Frame 1 (no input): blank canvas, image omitted
Frame 60 (no input): blank canvas, image omitted
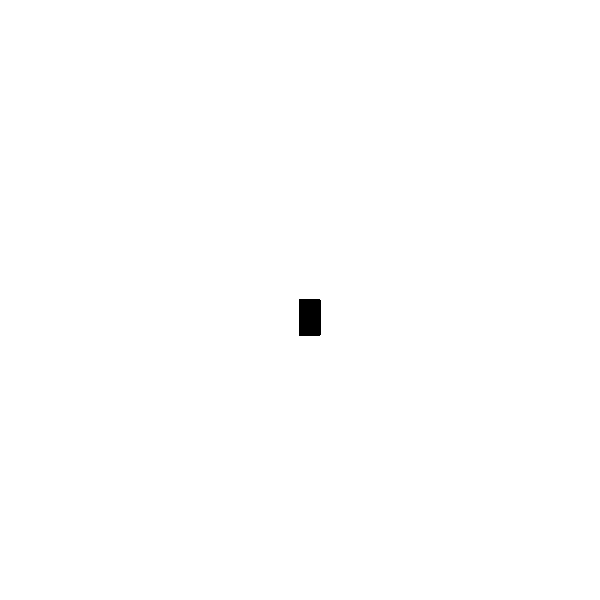
Frame 120 (the mouse pressed at the canvas centre since frame 60)

The p5.js sketch whose frames 1 and 60 were blank and that drew this single picture after the mouse press (run headless with seeded random() and noise() and a simulated clock; from frame 60 on, the mouse is pressed at the canvas centre):

// p5.js sketch
// ── sketch.js
function setup() {
  createCanvas(600, 600);
  background("white");
}

function draw() {
  
  stroke("black");
  fill("black");
  
 // console.log(mouseIsPressed);
  
 if(mouseIsPressed) {
  rect(mouseX, mouseY, 20, 35);
  }
}
